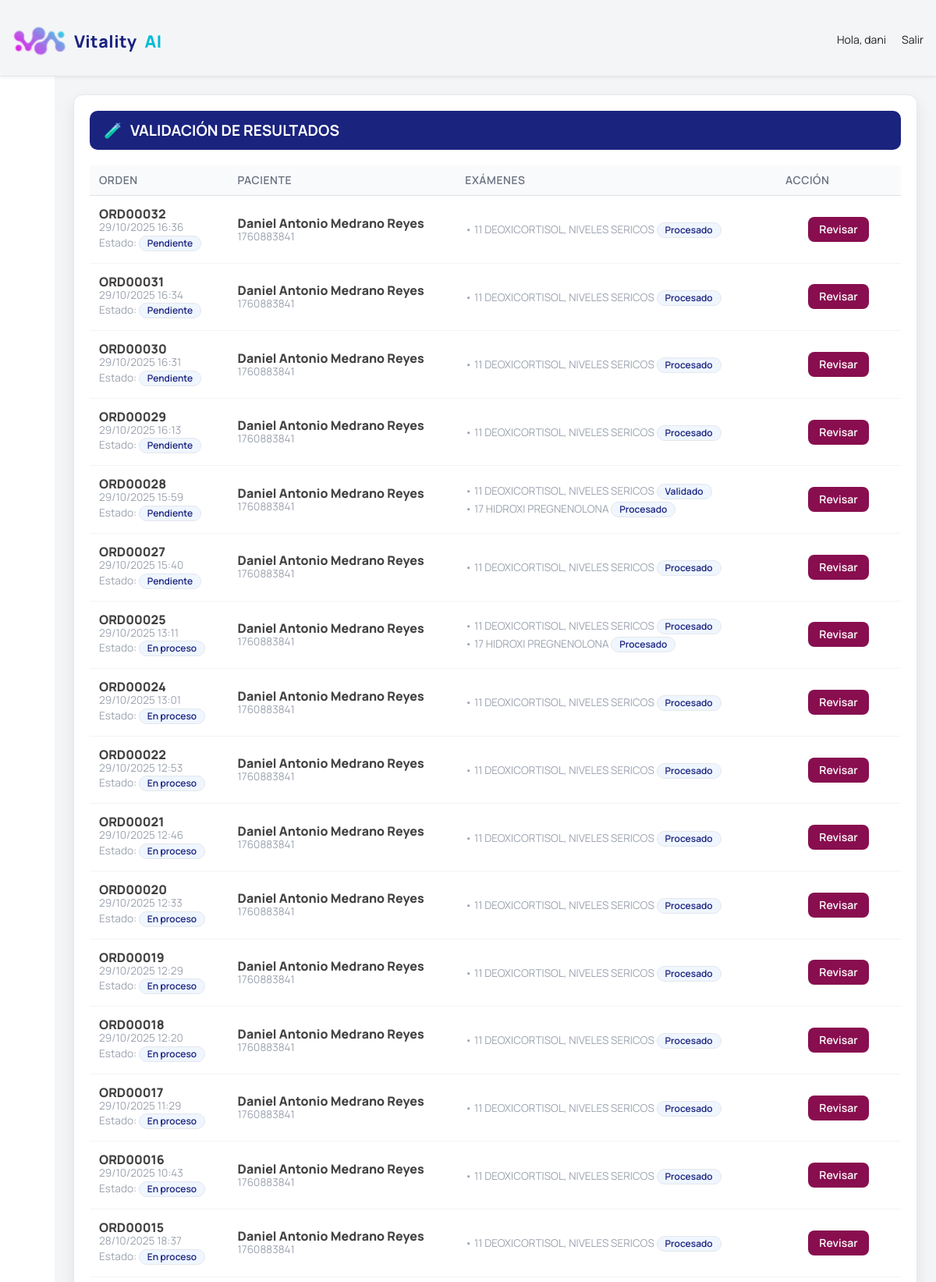
Page /validacion/ (signed in, upper part) on the committed database.
### laboratorio/models.py (models this page shows, shortened)
class Orden(models.Model):
    paciente = models.ForeignKey(Paciente, on_delete=models.CASCADE)
    numero_orden = models.CharField(max_length=20, unique=True)
    fecha = models.DateTimeField(auto_now_add=True)
    medico = models.CharField(max_length=150, blank=True, null=True)
    tipo = models.CharField(max_length=20, choices=[('Rutina', 'Rutina'), ('Urgente', 'Urgente')], default='Rutina')
    estado = models.CharField(max_length=20, choices=[
         ('Pendiente', 'Pendiente'),
        ('En proceso', 'En proceso'),
        ('En validación', 'En validación'),
        ('Validado', 'Validado'),
    ], default='Pendiente')
    total = models.DecimalField(max_digits=10, decimal_places=2, default=0.00)
    observaciones = models.TextField(blank=True, null=True)
    equipo = models.ForeignKey(Equipo, on_delete=models.SET_NULL, null=True, blank=True)
    creado_en = models.DateTimeField(auto_now_add=True)
    actualizado_en = models.DateTimeField(auto_now=True)
    creado_por = models.ForeignKey(User, related_name='orden_creado_por', on_delete=models.SET_NULL, null=True, blank=True)
    modificado_por = models.ForeignKey(User, related_name='orden_modificado_por', on_delete=models.SET_NULL, null=True, blank=True)

class Paciente(models.Model):
    documento_identidad = models.CharField(max_length=20, unique=True)
    nombre_completo = models.CharField(max_length=150)
    sexo = models.CharField(max_length=10, choices=[('M', 'Masculino'), ('F', 'Femenino')])
    fecha_nacimiento = models.DateField(null=True, blank=True)
    telefono = models.CharField(max_length=20, blank=True, null=True)
    email = models.EmailField(blank=True, null=True)
    direccion = models.TextField(blank=True, null=True)
    numero_registro = models.PositiveIntegerField(unique=True, editable=False, null=True, blank=True)
    creado_en = models.DateTimeField(auto_now_add=True)
    actualizado_en = models.DateTimeField(auto_now=True)
    creado_por = models.ForeignKey(User, related_name='paciente_creado_por', on_delete=models.SET_NULL, null=True, blank=True)
    modificado_por = models.ForeignKey(User, related_name='paciente_modificado_por', on_delete=models.SET_NULL, null=True, blank=True)

class OrdenExamen(models.Model):
    orden = models.ForeignKey(Orden, on_delete=models.CASCADE, related_name='examenes')
    examen = models.ForeignKey(Examen, on_delete=models.CASCADE)
    precio = models.DecimalField(max_digits=10, decimal_places=2, default=0.00)
    estado = models.CharField(max_length=20, choices=[
        ('Pendiente', 'Pendiente'),
        ('Procesado', 'Procesado'),
        ('Validado', 'Validado'),
    ], default='Pendiente')
    creado_en = models.DateTimeField(auto_now_add=True)
    actualizado_en = models.DateTimeField(auto_now=True)
    creado_por = models.ForeignKey(User, related_name='ordenexamen_creado_por', on_delete=models.SET_NULL, null=True, blank=True)
    modificado_por = models.ForeignKey(User, related_name='ordenexamen_modificado_por', on_delete=models.SET_NULL, null=True, blank=True)

class Examen(models.Model):
    codigo = models.CharField(max_length=50, unique=True)
    nombre = models.CharField(max_length=200)
    area = models.CharField(max_length=100)
    unidad = models.CharField(max_length=50, blank=True, null=True)
    muestra = models.CharField(max_length=100, blank=True, null=True)  # 🧪 NUEVO CAMPO
    precio = models.DecimalField(max_digits=10, decimal_places=2, default=0.00)
    referencia_synlab = models.CharField(max_length=50, blank=True, null=True)
    activo = models.BooleanField(default=True)
    creado_en = models.DateTimeField(auto_now_add=True)
    actualizado_en = models.DateTimeField(auto_now=True)
    creado_por = models.ForeignKey(User, related_name='examen_creado_por', on_delete=models.SET_NULL, null=True, blank=True)
    modificado_por = models.ForeignKey(User, related_name='examen_modificado_por', on_delete=models.SET_NULL, null=True, blank=True)

### laboratorio/views.py (the view)
# urls.py: path('validacion/', views.validacion_lista, name='validacion_lista'),
@login_required
def validacion_lista(request):
    ordenes = (
        Orden.objects
        .select_related('paciente')
        .prefetch_related('examenes__examen', 'examenes__resultados')
        .order_by('-fecha')
    )
    candidatas = []
    for o in ordenes:
        estados_oe = [(oe.estado or '').strip() for oe in o.examenes.all()]
        tiene_en_validacion = any(s == 'En validación' for s in estados_oe)
        sin_pendientes = not any(s in ['Pendiente', 'En proceso'] for s in estados_oe)
        if tiene_en_validacion or (sin_pendientes and (o.estado or '') != 'Validado'):
            candidatas.append(o)
    return render(request, 'laboratorio/validacion_lista.html', {
        'ordenes': candidatas
    })

### laboratorio/templates/laboratorio/validacion_lista.html (shortened to what this page needs)
{% extends "base_star.html" %}
{% block content %}
<div class="slx-card">
  <div class="slx-title">
    <span class="icon">🧪</span> Validación de resultados
  </div>
  {% if not ordenes %}
    <p class="meta">No hay órdenes en validación.</p>
  {% else %}
    <table class="table">
      <thead>
        <tr>
          <th>Orden</th>
          <th>Paciente</th>
          <th>Exámenes</th>
          <th style="width:160px;">ACCIÓN</th>
        </tr>
      </thead>
      <tbody>
      {% for o in ordenes %}
        <tr data-orden="{{ o.id }}">
          <td>
            <div class="small"><strong>{{ o.numero_orden }}</strong></div>
            <div class="meta">{{ o.fecha|date:"d/m/Y H:i" }}</div>
            <div class="meta">Estado: <span class="badge">{{ o.estado }}</span></div>
          </td>
          <td>
            <div class="small"><strong>{{ o.paciente.nombre_completo }}</strong></div>
            <div class="meta">{{ o.paciente.documento_identidad }}</div>
          </td>
          <td>
            {% for oe in o.examenes.all %}
              <div class="meta">• {{ oe.examen.nombre }} <span class="badge">{{ oe.estado }}</span></div>
            {% endfor %}
          </td>
          <td class="actions">
            <button class="btn blue btn-revisar" data-orden="{{ o.id }}" type="button">Revisar</button>
          </td>
        </tr>
      {% endfor %}
      </tbody>
    </table>
  {% endif %}
</div>
{% endblock %}

### laboratorio/templates/base_star.html (shortened to what this page needs)
{% load static %}
<!DOCTYPE html>
<html lang="es">
<head>
  <link rel="stylesheet" href="{% static 'laboratorio/staradmin/vendors/mdi/css/materialdesignicons.min.css' %}">
  <link rel="stylesheet" href="{% static 'laboratorio/staradmin/vendors/css/vendor.bundle.base.css' %}">
  <link rel="stylesheet" href="{% static 'laboratorio/staradmin/css/style.css' %}">
</head>
<body>
  <div class="container-scroller">
    <nav class="navbar default-layout-navbar col-lg-12 col-12 p-0 fixed-top d-flex align-items-stretch">
      <div class="navbar-menu-wrapper d-flex align-items-center justify-content-between w-100 px-3">
        <a class="brand-inline" href="#">
          <img src="{% static 'laboratorio/img/logo_synlab.png' %}" alt="Vitality AI">
          <span class="vitality">Vitality</span><span class="ai">AI</span>
        </a>
        <ul class="navbar-nav navbar-nav-right">
          {% if request.user.is_authenticated %}
          <li class="nav-item d-none d-lg-block">
            <span class="nav-link">Hola, {{ request.user.first_name|default:request.user.username }}</span>
          </li>
          <li class="nav-item nav-logout d-none d-lg-block">
            <a class="nav-link" href="{% url 'logout' %}">Salir</a>
          </li>
          {% endif %}
        </ul>
      </div>
    </nav>
    <div class="container-fluid page-body-wrapper">
      <nav class="sidebar sidebar-offcanvas" id="sidebar">
        <ul class="nav">
          <li class="nav-item">
            <a class="nav-link" href="{% url 'lista_ordenes' %}">
              <i class="mdi mdi-home-outline menu-icon"></i>
            </a>
          </li>
          <li class="nav-item">
            <a class="nav-link" href="{% url 'nueva_orden' %}">
              <i class="mdi mdi-file-document-edit-outline menu-icon"></i>
            </a>
          </li>
          <li class="nav-item">
            <a class="nav-link" href="{% url 'catalogo_examenes' %}">
              <i class="mdi mdi-book-open-page-variant-outline menu-icon"></i>
            </a>
          </li>
          <li class="nav-item">
            <a class="nav-link" href="{% url 'catalogo_tecnico' %}">
              <i class="mdi mdi-flask-outline menu-icon"></i>
            </a>
          </li>
          <li class="nav-item">
            <a class="nav-link" href="{% url 'resultados_lista' %}">
              <i class="mdi mdi-clipboard-text-outline menu-icon"></i>
            </a>
          </li>
          <li class="nav-item">
            <a class="nav-link" href="{% url 'validacion_lista' %}">
              <i class="mdi mdi-check-decagram-outline menu-icon"></i>
            </a>
          </li>
          <li class="nav-item">
            <a class="nav-link" href="#">
              <i class="mdi mdi-cash-multiple menu-icon"></i>
            </a>
          </li>
          <li class="nav-item">
            <a class="nav-link" href="#">
              <i class="mdi mdi-account-multiple-outline menu-icon"></i>
            </a>
          </li>
          <li class="nav-item">
            <a class="nav-link" href="#">
              <i class="mdi mdi-cog-outline menu-icon"></i>
            </a>
          </li>
        </ul>
      </nav>
      <div class="main-panel">
        <div class="content-wrapper">
          {% block content %}{% endblock %}
        </div>
      </div>
    </div>
  </div>
</body>
</html>

### laboratorio/templates/base_star.html (style rules this page uses)
body.sidebar-icon-only .sidebar { width:70px;transition:width .2s ease;overflow-x:hidden; }
body.sidebar-icon-only .sidebar .nav .menu-icon { margin-right:0; }
.navbar.default-layout-navbar { background:#fff!important;border-bottom:1px solid #e3e6ea;box-shadow:0 2px 4px rgba(0,0,0,.05); }
.brand-inline { display:flex;align-items:center;gap:10px;text-decoration:none;transform:translateY(1px); }
.brand-inline img { height:46px;object-fit:contain;display:block; }
.brand-inline .vitality { font-weight:800;font-size:1.35rem;color:#1A237E;letter-spacing:0.5px; }
.brand-inline .ai { font-weight:800;font-size:1.35rem;color:#00BCD4;letter-spacing:0.5px; }
.content-wrapper { padding:24px 24px 48px; }

### laboratorio/templates/laboratorio/validacion_lista.html (style rules this page uses)
:root { --va-blue-deep: #1A237E; --va-purple: #880E4F; --va-cyan: #00BCD4; --va-border: #E5E7EB; --va-bg: #FFFFFF; --va-gray-text: #424242; --va-green-ok: #28a745; --va-red-err: #dc3545; }
.slx-card { background:var(--va-bg); border:1px solid var(--va-border); border-radius:12px; padding:20px; box-shadow:0 8px 20px rgba(0,0,0,.08); }
.slx-title { background:var(--va-blue-deep); color:#fff; font-weight:700; padding:12px 18px; border-radius:10px; margin-bottom:20px; text-transform:uppercase; display:flex;align-items:center;gap:10px; font-size:1.2rem; }
.table { width:100%;border-collapse:collapse }
.table th { background:#f9fafb; text-align:left; padding:12px 12px; border-bottom:2px solid var(--va-border); font-size:.9rem; color:#6B7280; font-weight: 600; text-transform: uppercase; letter-spacing: 0.5px; }
.table td { padding:15px 12px; border-bottom:1px solid #F3F4F6; font-size:.92rem; vertical-align: middle; }
.table td.actions { text-align: center; display: table-cell; }
.actions .btn { display: inline-block; margin: 0 auto; white-space: nowrap; }
.badge { display:inline-block; padding:3px 10px; border-radius:12px; font-size:.75rem; font-weight: 600; border:1px solid #E5E7EB; background:#EFF6FF; color:var(--va-blue-deep); }
.small { color:var(--va-gray-text);font-size:1rem;font-weight:600; }
.meta { color:#9CA3AF;font-size:.85rem;margin-top:3px; }
.btn { border:0;border-radius:8px;padding:9px 14px;font-weight:600;cursor:pointer;transition:background .2s, transform .1s }
.btn.blue { background:var(--va-purple);color:#fff }

### rows in the picture
Orden: numero_orden "ORD00032", fecha "29/10/2025 16:36", estado "Pendiente", paciente.nombre_completo "Daniel Antonio Medrano Reyes", paciente.documento_identidad "1760883841"
OrdenExamen: examen.nombre "11 DEOXICORTISOL, NIVELES SERICOS", estado "Procesado"
Orden: numero_orden "ORD00031", fecha "29/10/2025 16:34", estado "Pendiente", paciente.nombre_completo "Daniel Antonio Medrano Reyes", paciente.documento_identidad "1760883841"
OrdenExamen: examen.nombre "11 DEOXICORTISOL, NIVELES SERICOS", estado "Procesado"
Orden: numero_orden "ORD00030", fecha "29/10/2025 16:31", estado "Pendiente", paciente.nombre_completo "Daniel Antonio Medrano Reyes", paciente.documento_identidad "1760883841"
OrdenExamen: examen.nombre "11 DEOXICORTISOL, NIVELES SERICOS", estado "Procesado"
Orden: numero_orden "ORD00029", fecha "29/10/2025 16:13", estado "Pendiente", paciente.nombre_completo "Daniel Antonio Medrano Reyes", paciente.documento_identidad "1760883841"
OrdenExamen: examen.nombre "11 DEOXICORTISOL, NIVELES SERICOS", estado "Procesado"
Orden: numero_orden "ORD00028", fecha "29/10/2025 15:59", estado "Pendiente", paciente.nombre_completo "Daniel Antonio Medrano Reyes", paciente.documento_identidad "1760883841"
OrdenExamen: examen.nombre "11 DEOXICORTISOL, NIVELES SERICOS", estado "Validado"
OrdenExamen: examen.nombre "17 HIDROXI PREGNENOLONA", estado "Procesado"
Orden: numero_orden "ORD00027", fecha "29/10/2025 15:40", estado "Pendiente", paciente.nombre_completo "Daniel Antonio Medrano Reyes", paciente.documento_identidad "1760883841"
OrdenExamen: examen.nombre "11 DEOXICORTISOL, NIVELES SERICOS", estado "Procesado"
Orden: numero_orden "ORD00025", fecha "29/10/2025 13:11", estado "En proceso", paciente.nombre_completo "Daniel Antonio Medrano Reyes", paciente.documento_identidad "1760883841"
OrdenExamen: examen.nombre "11 DEOXICORTISOL, NIVELES SERICOS", estado "Procesado"
OrdenExamen: examen.nombre "17 HIDROXI PREGNENOLONA", estado "Procesado"
Orden: numero_orden "ORD00024", fecha "29/10/2025 13:01", estado "En proceso", paciente.nombre_completo "Daniel Antonio Medrano Reyes", paciente.documento_identidad "1760883841"
OrdenExamen: examen.nombre "11 DEOXICORTISOL, NIVELES SERICOS", estado "Procesado"
Orden: numero_orden "ORD00022", fecha "29/10/2025 12:53", estado "En proceso", paciente.nombre_completo "Daniel Antonio Medrano Reyes", paciente.documento_identidad "1760883841"
OrdenExamen: examen.nombre "11 DEOXICORTISOL, NIVELES SERICOS", estado "Procesado"
Orden: numero_orden "ORD00021", fecha "29/10/2025 12:46", estado "En proceso", paciente.nombre_completo "Daniel Antonio Medrano Reyes", paciente.documento_identidad "1760883841"
OrdenExamen: examen.nombre "11 DEOXICORTISOL, NIVELES SERICOS", estado "Procesado"
Orden: numero_orden "ORD00020", fecha "29/10/2025 12:33", estado "En proceso", paciente.nombre_completo "Daniel Antonio Medrano Reyes", paciente.documento_identidad "1760883841"
OrdenExamen: examen.nombre "11 DEOXICORTISOL, NIVELES SERICOS", estado "Procesado"
Orden: numero_orden "ORD00019", fecha "29/10/2025 12:29", estado "En proceso", paciente.nombre_completo "Daniel Antonio Medrano Reyes", paciente.documento_identidad "1760883841"
OrdenExamen: examen.nombre "11 DEOXICORTISOL, NIVELES SERICOS", estado "Procesado"
Orden: numero_orden "ORD00018", fecha "29/10/2025 12:20", estado "En proceso", paciente.nombre_completo "Daniel Antonio Medrano Reyes", paciente.documento_identidad "1760883841"
OrdenExamen: examen.nombre "11 DEOXICORTISOL, NIVELES SERICOS", estado "Procesado"
Orden: numero_orden "ORD00017", fecha "29/10/2025 11:29", estado "En proceso", paciente.nombre_completo "Daniel Antonio Medrano Reyes", paciente.documento_identidad "1760883841"
OrdenExamen: examen.nombre "11 DEOXICORTISOL, NIVELES SERICOS", estado "Procesado"
Orden: numero_orden "ORD00016", fecha "29/10/2025 10:43", estado "En proceso", paciente.nombre_completo "Daniel Antonio Medrano Reyes", paciente.documento_identidad "1760883841"
OrdenExamen: examen.nombre "11 DEOXICORTISOL, NIVELES SERICOS", estado "Procesado"
Orden: numero_orden "ORD00015", fecha "28/10/2025 18:37", estado "En proceso", paciente.nombre_completo "Daniel Antonio Medrano Reyes", paciente.documento_identidad "1760883841"
OrdenExamen: examen.nombre "11 DEOXICORTISOL, NIVELES SERICOS", estado "Procesado"

### other values in the picture
{{ request.user.first_name|default:request.user.username }} "dani"
